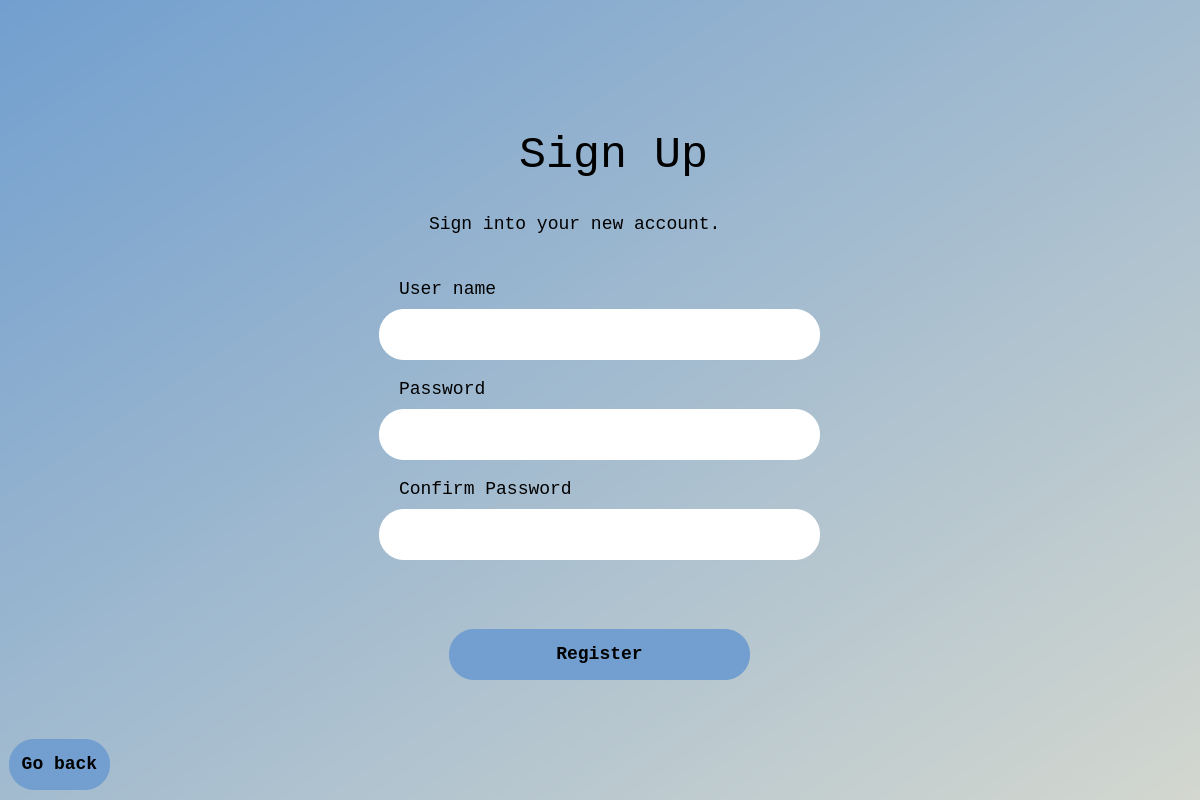
<?xml version="1.0" encoding="UTF-8"?>
<ui version="4.0">
 <class>Dialog</class>
 <widget class="QDialog" name="Dialog">
  <property name="geometry">
   <rect>
    <x>0</x>
    <y>0</y>
    <width>1200</width>
    <height>800</height>
   </rect>
  </property>
  <property name="windowTitle">
   <string>Dialog</string>
  </property>
  <widget class="QWidget" name="bgwidget" native="true">
   <property name="geometry">
    <rect>
     <x>-1</x>
     <y>-1</y>
     <width>1201</width>
     <height>801</height>
    </rect>
   </property>
   <property name="styleSheet">
    <string notr="true">QWidget#bgwidget{
background-color:qlineargradient(spread:pad, x1:0, y1:0, x2:1, y2:1, stop:0 rgba(114, 159, 207, 255), stop:1 rgba(211, 215, 207, 255));}</string>
   </property>
   <widget class="QLabel" name="label">
    <property name="geometry">
     <rect>
      <x>430</x>
      <y>180</y>
      <width>361</width>
      <height>91</height>
     </rect>
    </property>
    <property name="font">
     <font>
      <family>Monospace</family>
      <pointsize>-1</pointsize>
     </font>
    </property>
    <property name="styleSheet">
     <string notr="true">font-size:18px;
</string>
    </property>
    <property name="text">
     <string>Sign into your new account.</string>
    </property>
   </widget>
   <widget class="QPushButton" name="signup">
    <property name="geometry">
     <rect>
      <x>450</x>
      <y>630</y>
      <width>301</width>
      <height>51</height>
     </rect>
    </property>
    <property name="font">
     <font>
      <family>Monospace</family>
      <pointsize>-1</pointsize>
      <weight>75</weight>
      <bold>true</bold>
     </font>
    </property>
    <property name="styleSheet">
     <string notr="true">background-color: rgb(114, 159, 207);
 border-radius: 25px;
font-size:18px;
font-weight: bold;</string>
    </property>
    <property name="text">
     <string>Register</string>
    </property>
   </widget>
   <widget class="QLabel" name="label_2">
    <property name="geometry">
     <rect>
      <x>520</x>
      <y>110</y>
      <width>201</width>
      <height>91</height>
     </rect>
    </property>
    <property name="font">
     <font>
      <family>Monospace</family>
      <pointsize>-1</pointsize>
     </font>
    </property>
    <property name="styleSheet">
     <string notr="true">font-size:45px;
</string>
    </property>
    <property name="text">
     <string>Sign Up</string>
    </property>
   </widget>
   <widget class="QLineEdit" name="passwordfield">
    <property name="geometry">
     <rect>
      <x>380</x>
      <y>410</y>
      <width>441</width>
      <height>51</height>
     </rect>
    </property>
    <property name="styleSheet">
     <string notr="true">border-radius: 25px;
font-size:18px;
font-weight: bold;</string>
    </property>
   </widget>
   <widget class="QLineEdit" name="usernamefield">
    <property name="geometry">
     <rect>
      <x>380</x>
      <y>310</y>
      <width>441</width>
      <height>51</height>
     </rect>
    </property>
    <property name="styleSheet">
     <string notr="true">border-radius: 25px;
font-size:18px;
font-weight: bold;
</string>
    </property>
   </widget>
   <widget class="QLabel" name="label_3">
    <property name="geometry">
     <rect>
      <x>400</x>
      <y>270</y>
      <width>121</width>
      <height>41</height>
     </rect>
    </property>
    <property name="font">
     <font>
      <family>Monospace</family>
      <pointsize>-1</pointsize>
     </font>
    </property>
    <property name="styleSheet">
     <string notr="true">font-size:18px;
</string>
    </property>
    <property name="text">
     <string>User name</string>
    </property>
   </widget>
   <widget class="QLabel" name="label_4">
    <property name="geometry">
     <rect>
      <x>400</x>
      <y>370</y>
      <width>121</width>
      <height>41</height>
     </rect>
    </property>
    <property name="font">
     <font>
      <family>Monospace</family>
      <pointsize>-1</pointsize>
     </font>
    </property>
    <property name="styleSheet">
     <string notr="true">font-size:18px;
</string>
    </property>
    <property name="text">
     <string>Password</string>
    </property>
   </widget>
   <widget class="QPushButton" name="backbutton">
    <property name="geometry">
     <rect>
      <x>10</x>
      <y>740</y>
      <width>101</width>
      <height>51</height>
     </rect>
    </property>
    <property name="font">
     <font>
      <family>Monospace</family>
      <pointsize>-1</pointsize>
      <weight>75</weight>
      <bold>true</bold>
     </font>
    </property>
    <property name="styleSheet">
     <string notr="true">background-color: rgb(114, 159, 207);
 border-radius: 25px;
font-size:18px;
font-weight: bold;</string>
    </property>
    <property name="text">
     <string>Go back</string>
    </property>
   </widget>
   <widget class="QLineEdit" name="passwordconfirmfield">
    <property name="geometry">
     <rect>
      <x>380</x>
      <y>510</y>
      <width>441</width>
      <height>51</height>
     </rect>
    </property>
    <property name="styleSheet">
     <string notr="true">border-radius: 25px;
font-size:18px;
font-weight: bold;</string>
    </property>
   </widget>
   <widget class="QLabel" name="label_5">
    <property name="geometry">
     <rect>
      <x>400</x>
      <y>470</y>
      <width>181</width>
      <height>41</height>
     </rect>
    </property>
    <property name="font">
     <font>
      <family>Monospace</family>
      <pointsize>-1</pointsize>
     </font>
    </property>
    <property name="styleSheet">
     <string notr="true">font-size:18px;
</string>
    </property>
    <property name="text">
     <string>Confirm Password</string>
    </property>
   </widget>
   <widget class="QLabel" name="errorfield">
    <property name="geometry">
     <rect>
      <x>400</x>
      <y>570</y>
      <width>551</width>
      <height>41</height>
     </rect>
    </property>
    <property name="font">
     <font>
      <family>Monospace</family>
      <pointsize>-1</pointsize>
     </font>
    </property>
    <property name="styleSheet">
     <string notr="true">font-size:18px;
color:rgb(239, 41, 41)</string>
    </property>
    <property name="text">
     <string/>
    </property>
   </widget>
  </widget>
 </widget>
 <resources/>
 <connections/>
</ui>
